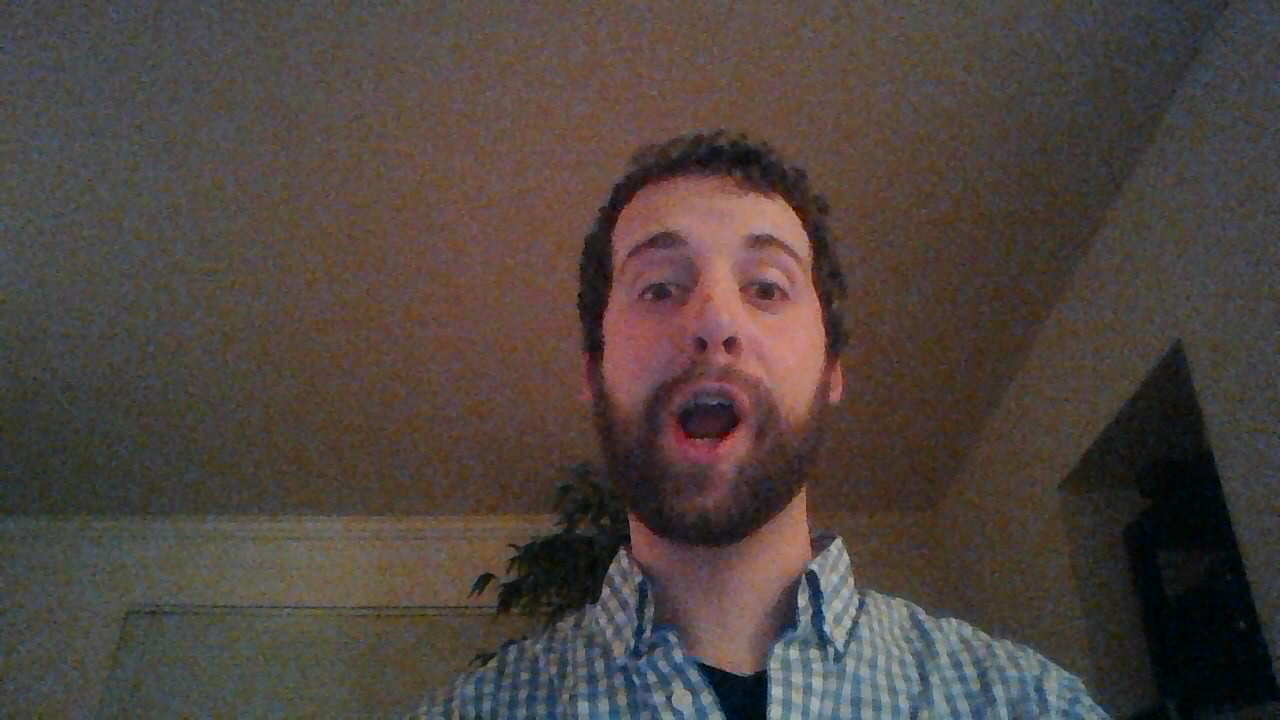
//> input picture StabProto/backups/3-23-2015/test (copy).jpg, 1280 x 720 px, given in place of the camera
$ ./sobel-gradients.backup   (built with g++ and OpenCV 4)
//> lines starting //> are read from the running program, lines starting //| are printed output that depends on the picture; after the words box and inside, x2 and y2 are one past the last pixel; in counts of white or black regions, pixels touching at a corner belong together
### StabProto/vidstab.h
#include <iostream>
#include <iomanip>
#include <opencv2/highgui/highgui.hpp>
#include <opencv2/imgproc/imgproc.hpp>
#include "opencv2/core/core.hpp"

#define PI 3.14159265359
#define ALPHA 0.1
#define THRESH_NOISE 5

// LMV tolerance compared to GM
#define GM_TOL 0.55

// num_divs of frame for LMVs
#define NUM_DIVS 1

using namespace cv;
using namespace std;

extern Point2d phase_diff;

// returned Scalars represent x and y components of motion
Mat estimateMotion(Mat*, Mat*, Scalar[][NUM_DIVS][2], Scalar[][NUM_DIVS][2], Scalar[][NUM_DIVS][2]);
Scalar getGlobalMotion(Mat*, Scalar[][NUM_DIVS][2]);
void compensateMotion(Mat*, Scalar[][NUM_DIVS][2]);
Scalar weighMotion(Scalar, Scalar[][NUM_DIVS][2]);

### StabProto/backups/sobel-gradients/sobel-gradients.backup.cpp
#include "vidstab.h"

using namespace cv;
using namespace std;

int main() {
  // opens video capture - in this case, 0 represents default webcam
  VideoCapture capture(0);

  if(!capture.isOpened()) {
    cout << "Cannot open default camera. Exiting..." << endl;
    exit(0);
  }

  Mat testframe;
  bool tSuccess = capture.read(testframe);
//> testframe is the input picture: 720 rows x 1280 cols, CV_8UC3; mean B, G, R 63.7, 68.4, 78.9
  if(!tSuccess) {
    cout << "Cannot grab test frame from capture." << endl;
    exit(0);
  }

  Mat ang_mat = Mat::zeros(testframe.rows, testframe.cols, CV_32F);
  Mat mag_mat = Mat::zeros(testframe.rows, testframe.cols, CV_32F);
  Mat prev_ang_mat = ang_mat;
  Mat prev_mag_mat = mag_mat;

  Scalar ang_mean;
  Scalar mag_mean;
  Scalar prev_ang_mean;
  Scalar prev_mag_mean;
  Scalar mag_diff;
  Scalar ang_diff;

  Mat gradient, gradX, gradY;
  Mat diff_grad;
  Mat abs_gradX, abs_gradY;

  while(1) {
    Mat frame, frame_bw;

    // read the capture into a frame
    bool rSuccess = capture.read(frame);
    if(!rSuccess) {
      cout << "Cannot grab frame from capture." << endl;
      break;
    }

    int scale = 1;
    int delta = 0;
    int ddepth = CV_32F;

    // cvt to grayscale
    cvtColor(frame, frame_bw, CV_RGB2GRAY);
    GaussianBlur(frame_bw, frame_bw, Size(75, 75), 0, 0);
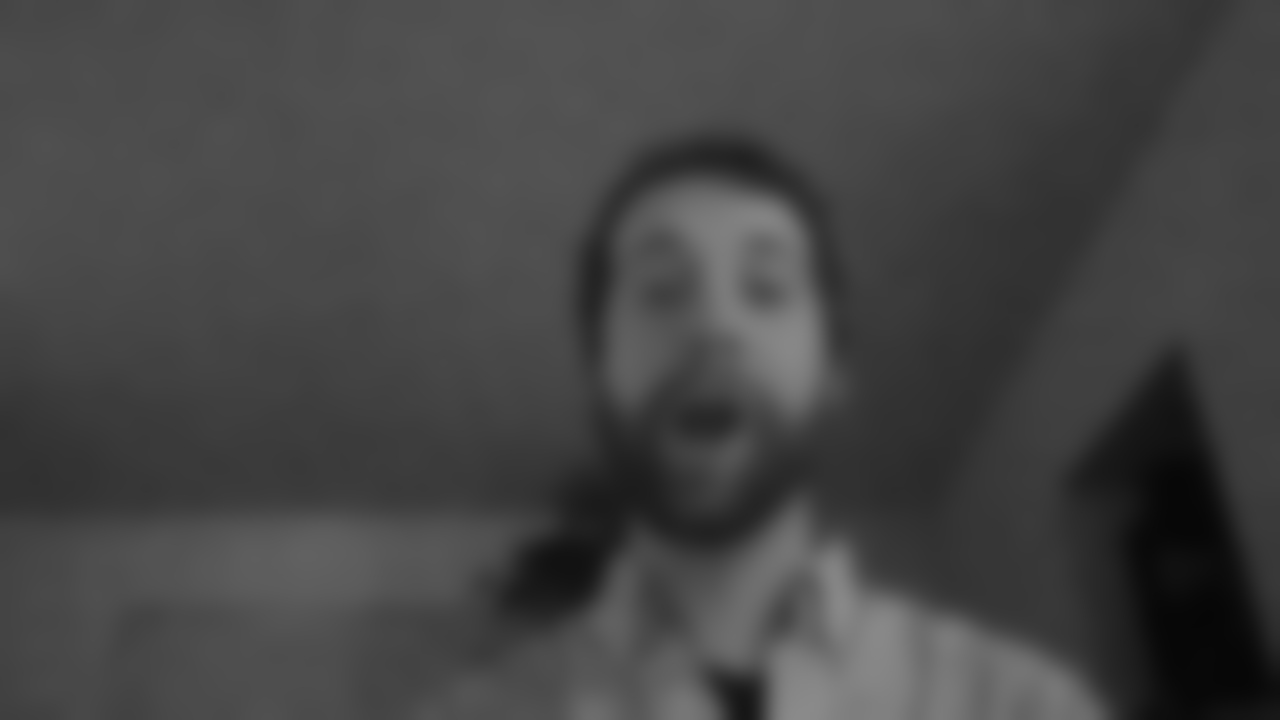
//> frame_bw: 720 rows x 1280 cols, CV_8UC1; min 6, max 138, mean 68.2

    prev_ang_mat = ang_mat;
    prev_mag_mat = mag_mat;

    prev_ang_mean = ang_mean;
    prev_mag_mean = mag_mean;

    // divide frame into cropped portions
    int num_divs = 3;
    int hdiv = frame.rows/num_divs;
//> hdiv = 240
    int wdiv = frame.cols/num_divs;
//> wdiv = 426

    Mat cropped[num_divs][num_divs];
    Rect crop;

    for(int h = 0; h < num_divs; h++) {
      for(int w = 0; w < num_divs; w++) {
        crop = Rect(w*wdiv, h*hdiv, wdiv, hdiv);
        cropped[h][w] = Mat(frame_bw, crop);
      }
    }
//> this loop made 3 passes
//> crop on passes 1 to 3: Rect(852, 0, 426, 240), Rect(852, 240, 426, 240), Rect(852, 480, 426, 240)

    // [14 lines of commented-out code are left out]
    Sobel(frame_bw, gradX, ddepth, 1, 0, 3, scale, delta, BORDER_DEFAULT);
    Sobel(frame_bw, gradY, ddepth, 0, 1, 3, scale, delta, BORDER_DEFAULT);
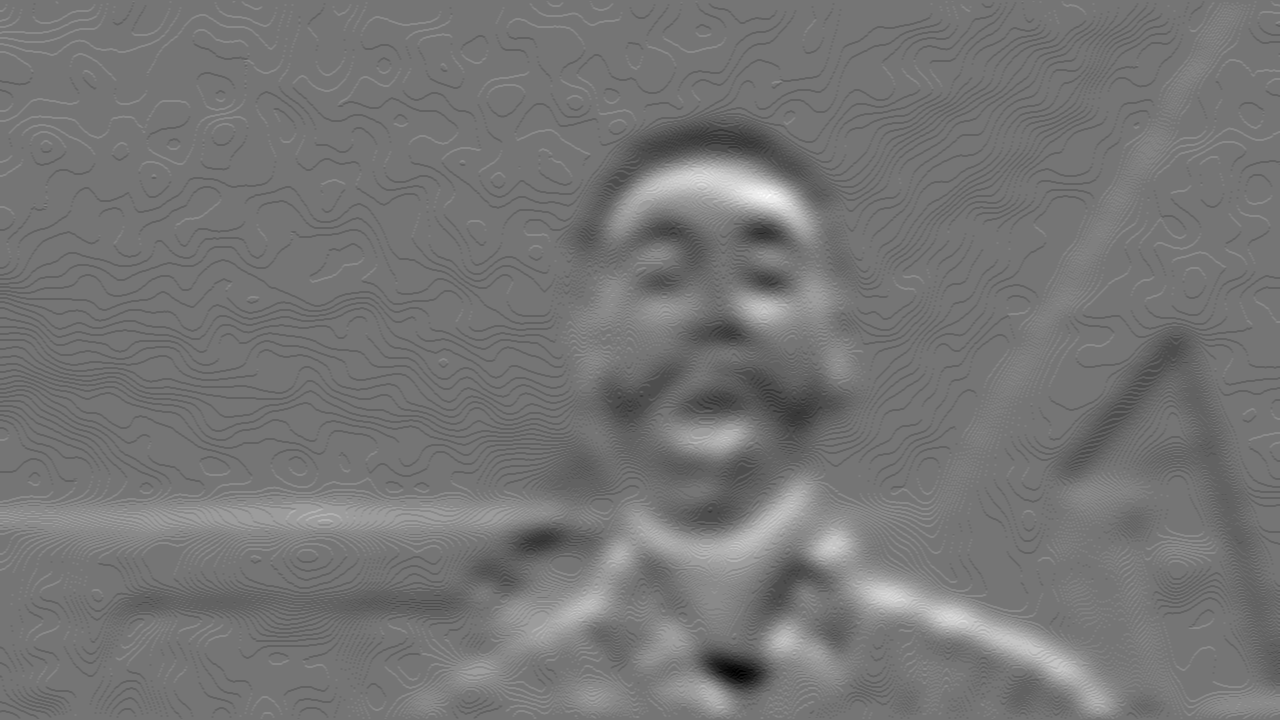
//> gradY: 720 rows x 1280 cols, CV_32FC1; min -24, max 28, mean 0.1; drawn with min black and max white

    convertScaleAbs(gradX, abs_gradX);
    convertScaleAbs(gradY, abs_gradY);

    addWeighted(abs_gradX, 0.5, abs_gradY, 0.5, 0, gradient);

    // DIFF
    //absdiff(prev_gradient, gradient, diff_grad);
    //diff_grad = gradient - prev_gradient;

    // PHASE
    phase(gradX, gradY, ang_mat, true);
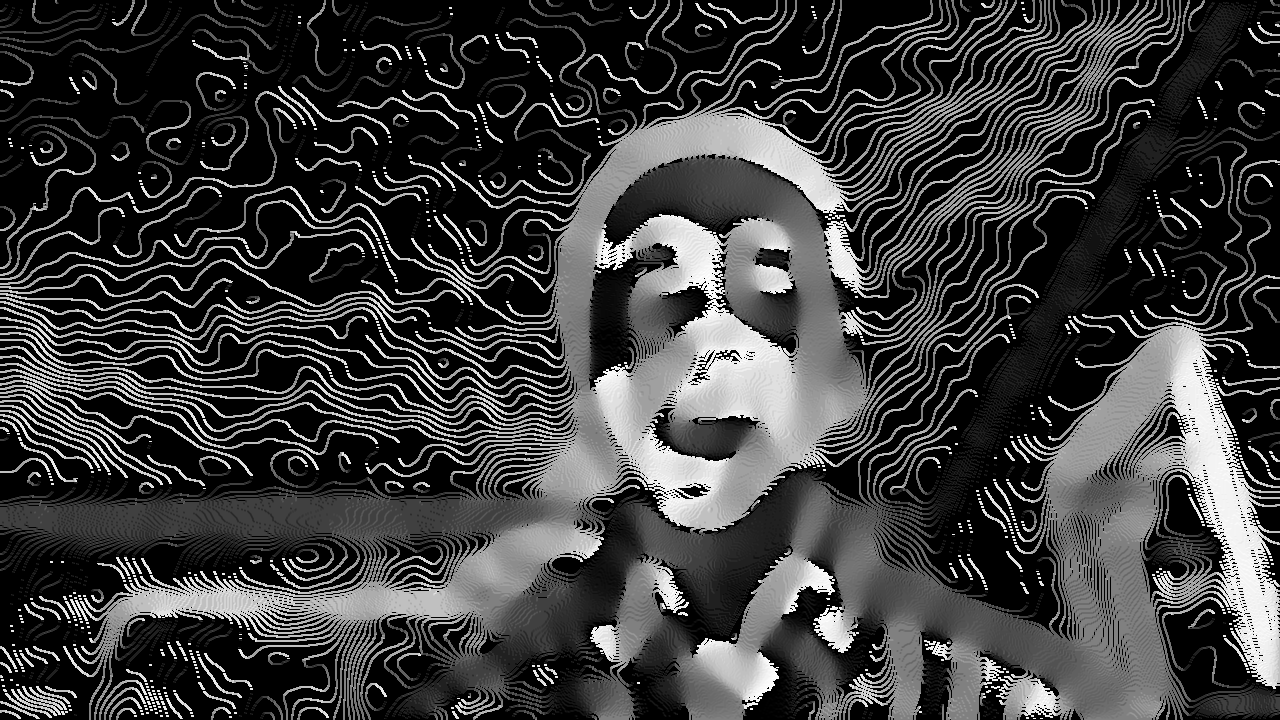
//> ang_mat: 720 rows x 1280 cols, CV_32FC1; min 0, max 358.2, mean 85.1; drawn with min black and max white
    ang_mean = mean(ang_mat);
//> ang_mean = Scalar(85.14)
    // MAGNITUDE
    magnitude(gradX, gradY, mag_mat);
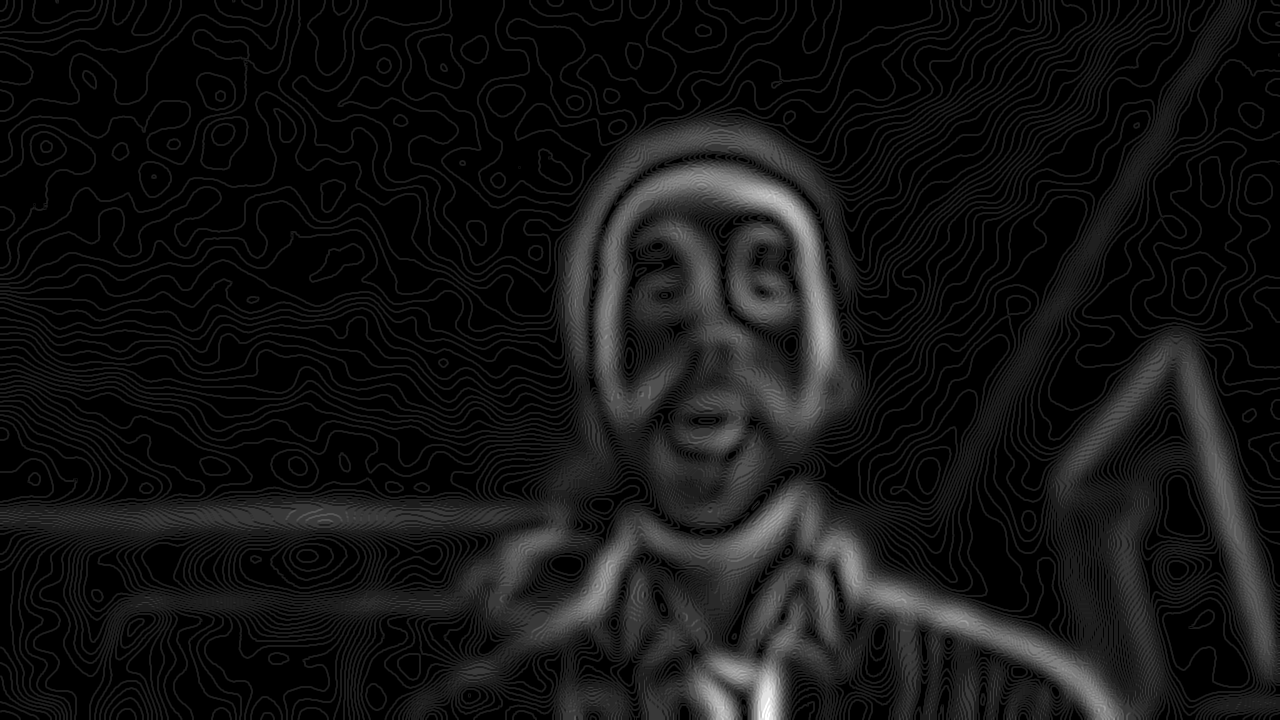
//> mag_mat: 720 rows x 1280 cols, CV_32FC1; min 0, max 36.06, mean 2.7; drawn with min black and max white
    mag_mean = mean(mag_mat);
//> mag_mean = Scalar(2.74)

    // PHASE and MAG DIFF
    ang_diff = prev_ang_mean - ang_mean;
//> ang_diff = Scalar(-85.14)
    mag_diff = prev_mag_mean - mag_mean;
//> mag_diff = Scalar(-2.74)

    cout << "Gradient Direction: " << ang_diff[0] << "\t"
         << "Gradient Magnitude: " << mag_diff[0] << "\r";
//| Gradient Direction: -85.1448	Gradient Magnitude: -2.7376
    cout << flush;

    frame = frame_bw;

    Point center = Point(frame.cols/2, frame.rows/2);
//> center = Point(640, 360)
    Point dest_point = Point(cos(ang_mean[0])*mag_mean[0], sin(ang_mean[0])*mag_mean[0]);
//> dest_point = Point(-2, 0)
    //Point dest_point = Point(cos(ang_diff[0])*mag_diff[0], sin(ang_diff[0])*mag_diff[0]);
    line(frame, center, ((50*dest_point)+center), Scalar(0, 255, 255));
//> frame: 720 rows x 1280 cols, CV_8UC1; 101 pixels changed, all inside (x1, y1, x2, y2) = (540, 360, 641, 361)

    // display the current frame
    imshow("frame", frame);

    if(waitKey(30) >= 0) break;
//> the Esc key is pressed
  }
  return 0;
}

$ run again, on StabProto/backups/3-23-2015/test.jpg
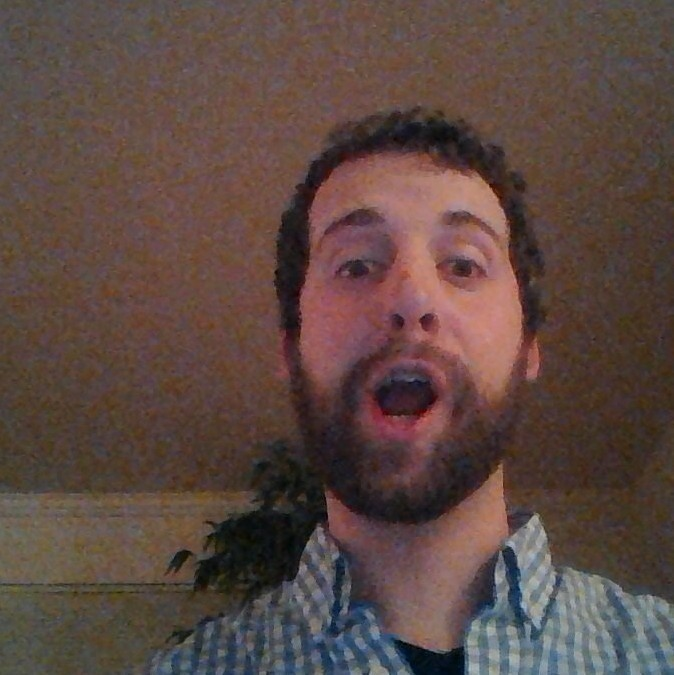
//> input picture StabProto/backups/3-23-2015/test.jpg, 674 x 675 px, given in place of the camera
//> testframe is the input picture: 675 rows x 674 cols, CV_8UC3; mean B, G, R 66.6, 72.6, 92.3
//> the loop `for(int h = 0; h < num_divs; h++)` made 3 passes
//> crop on passes 1 to 3: Rect(448, 0, 224, 225), Rect(448, 225, 224, 225), Rect(448, 450, 224, 225)
//> `phase(gradX, gradY, ang_mat, true);`:
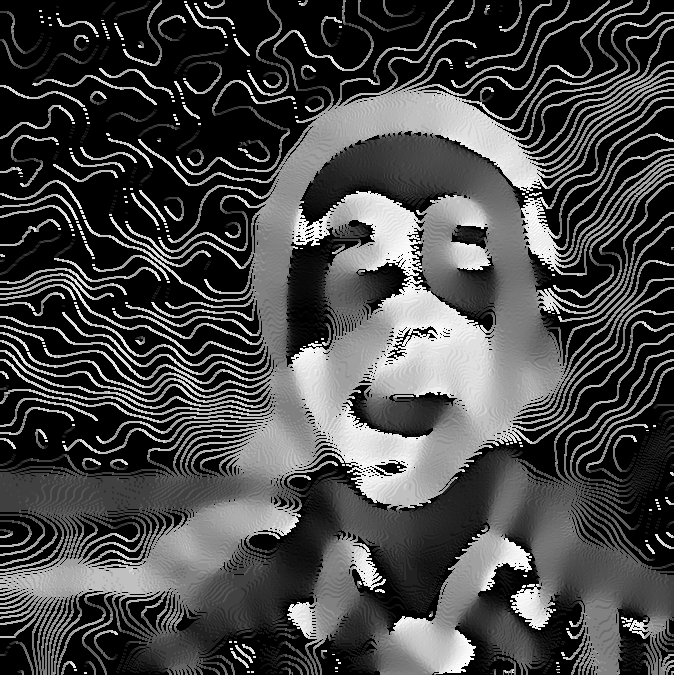
//> ang_mat: 675 rows x 674 cols, CV_32FC1; min 0, max 358.4, mean 100.1; drawn with min black and max white
//> ang_mean = Scalar(100.1)
//> `magnitude(gradX, gradY, mag_mat);`:
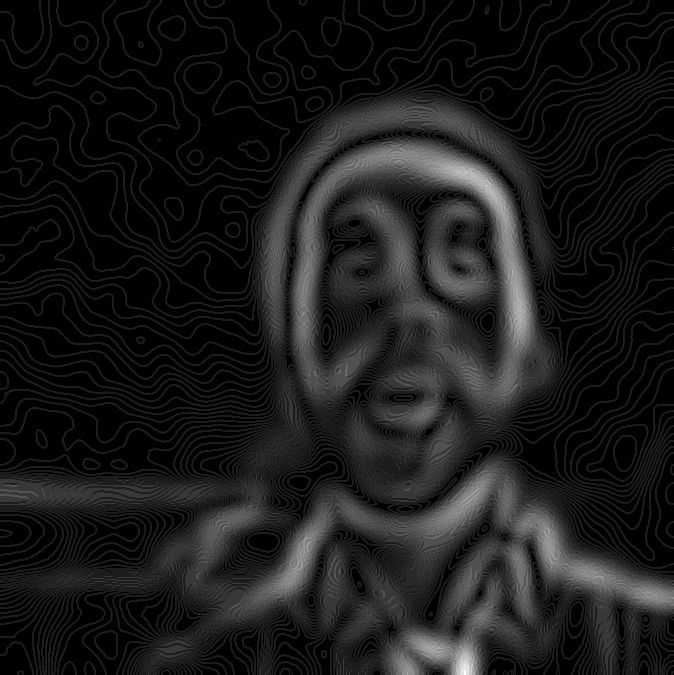
//> mag_mat: 675 rows x 674 cols, CV_32FC1; min 0, max 36.06, mean 3.7; drawn with min black and max white
//> mag_mean = Scalar(3.67)
//> ang_diff = Scalar(-100.1)
//> mag_diff = Scalar(-3.67)
//| Gradient Direction: -100.107	Gradient Magnitude: -3.67096
//> dest_point = Point(3, -1)
//> frame: 675 rows x 674 cols, CV_8UC1; min 0, max 136, mean 73.1

$ run again, on StabProto/backups/3-23-2015/test2.jpg
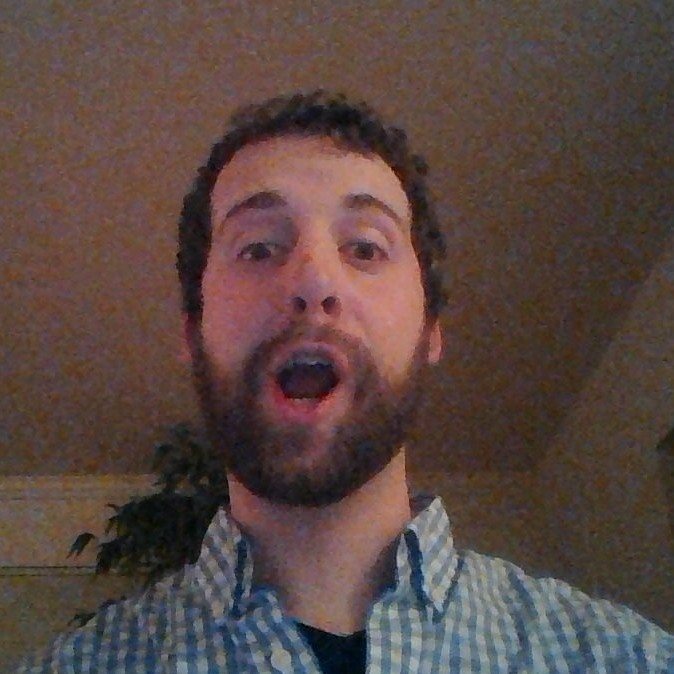
//> input picture StabProto/backups/3-23-2015/test2.jpg, 674 x 674 px, given in place of the camera
//> testframe is the input picture: 674 rows x 674 cols, CV_8UC3; mean B, G, R 66.1, 71, 89.2
//> the loop `for(int h = 0; h < num_divs; h++)` made 3 passes
//> crop on passes 1 to 3: Rect(448, 0, 224, 224), Rect(448, 224, 224, 224), Rect(448, 448, 224, 224)
//> `phase(gradX, gradY, ang_mat, true);`:
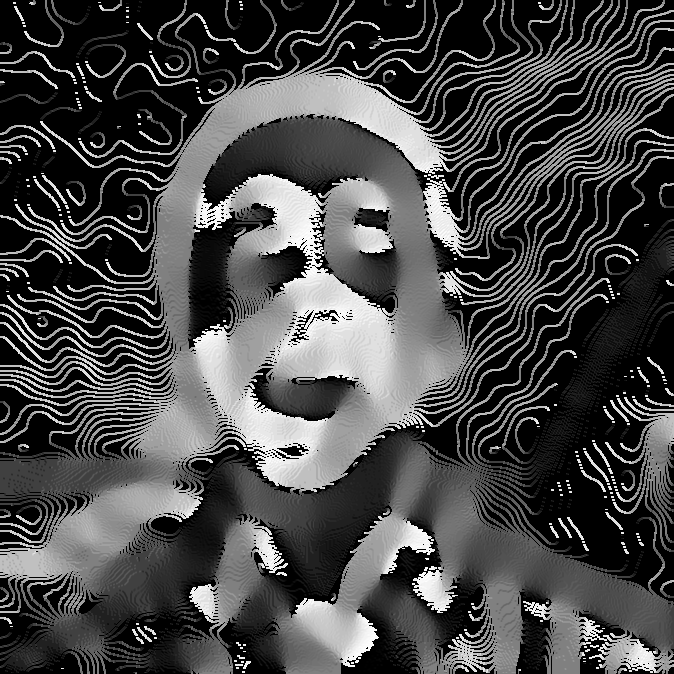
//> ang_mat: 674 rows x 674 cols, CV_32FC1; min 0, max 358.2, mean 102; drawn with min black and max white
//> ang_mean = Scalar(102)
//> `magnitude(gradX, gradY, mag_mat);`:
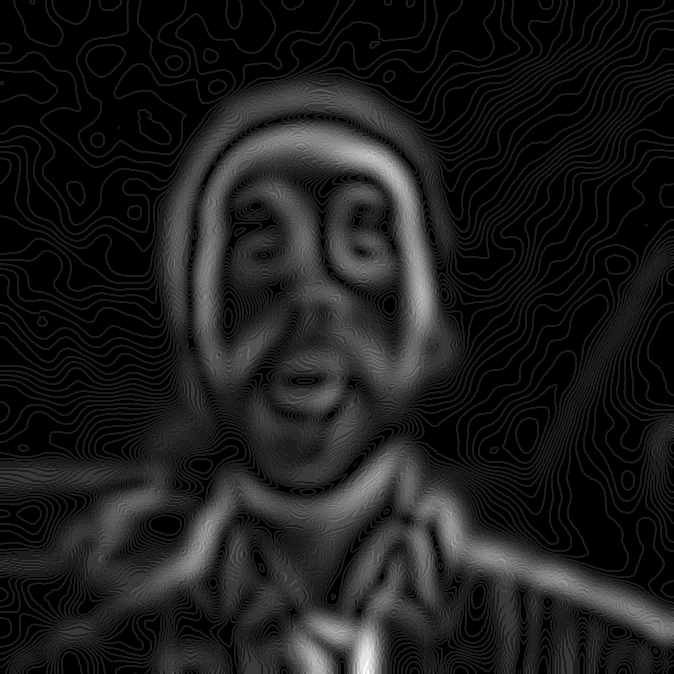
//> mag_mat: 674 rows x 674 cols, CV_32FC1; min 0, max 36.06, mean 3.9; drawn with min black and max white
//> mag_mean = Scalar(3.91)
//> ang_diff = Scalar(-102)
//> mag_diff = Scalar(-3.91)
//| Gradient Direction: -102.008	Gradient Magnitude: -3.91221
//> dest_point = Point(0, 3)
//> frame: 674 rows x 674 cols, CV_8UC1; min 0, max 140, mean 71.6
